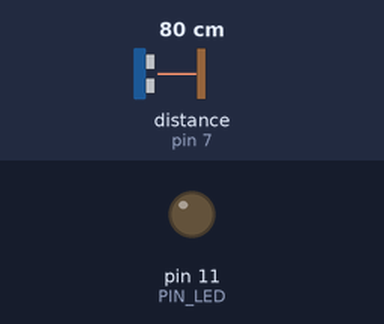
Bench run of a sketch on a simulated Arduino Uno, built for the host (arithmetic inside an expression is 32-bit, double 64-bit). Shown: output pins drawn as LEDs (lit = HIGH). Wiring (inferred from the names in the program): ultrasonic range finder: trigger pin 8; echo pin 7. The inputs (shaded band) are chosen by the test bench; at power-on: distance to the obstacle (sensor on pin 7) 80 cm. The echo pulse lasts 58.3 µs per cm; pins used as bus, display or sensor lines are not drawn.

Above: at 1.2 s.
1.3 s: distance to the obstacle (sensor on pin 7) set to 96 cm
2.8 s: distance to the obstacle (sensor on pin 7) set to 99 cm
At 3.29 s:
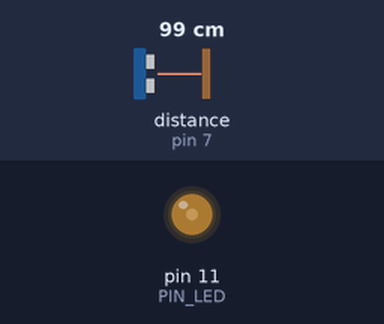
5.8 s: distance to the obstacle (sensor on pin 7) set to 35 cm
7.3 s: distance to the obstacle (sensor on pin 7) set to 9 cm
Timing chart, 0 to 8.8 s (numbered marks = the images above; inputs shaded):
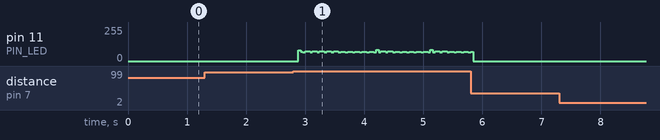

The sketch:

Project3.ino
```cpp
#include "output.hpp"
#include "input.hpp"
#include "cb.hpp"

const float MAX_DISTANCE = 20.0f;
float distance = -1.0f;

CircularBuffer cb;

void setup()
{
    // Serial.begin(9600);
    setup_output();
    setup_input();

    initBuffer(&cb);
}

// unsigned int i = 0;

void loop()
{
    input_loop();
    distance = get_distance();
    push(&cb, distance);
    // if (i >= 1000) {
    //     Serial.print(distance);
    //     Serial.print('\n');
    //     i = 0;
    // } else i++;
    const float avg = averageBuffer(&cb);
    if (has_near_object() && avg >= 0.0f && avg <= MAX_DISTANCE)
        set_intensity(255 - (avg / MAX_DISTANCE * 255));
    else
        set_intensity(0);
}
```

cb.hpp
```cpp
#pragma once

#define BUFFER_SIZE 10

typedef struct {
    float buffer[BUFFER_SIZE];
    int head;
    int tail;
    int size;
} CircularBuffer;

void initBuffer(CircularBuffer *cb);
bool isFull(CircularBuffer *cb);
bool isEmpty(CircularBuffer *cb);
void push(CircularBuffer *cb, int value);
bool pop(CircularBuffer *cb, int *value);
void printBuffer(CircularBuffer *cb);
float averageBuffer(CircularBuffer *cb);
```

cb.ino
```cpp
#include "cb.hpp"

// Initialize the circular buffer
void initBuffer(CircularBuffer *cb) {
    cb->head = 0;
    cb->tail = 0;
    cb->size = 0;
}

// Check if the buffer is full
bool isFull(CircularBuffer *cb) {
    return cb->size == BUFFER_SIZE;
}

// Check if the buffer is empty
bool isEmpty(CircularBuffer *cb) {
    return cb->size == 0;
}

// Add an item to the buffer, overwriting the oldest data if the buffer is full
void push(CircularBuffer *cb, int value) {
    cb->buffer[cb->head] = value;
    cb->head = (cb->head + 1) % BUFFER_SIZE;
    if (isFull(cb)) {
        cb->tail = (cb->tail + 1) % BUFFER_SIZE; // Overwrite the oldest data
    } else {
        cb->size++;
    }
}


// Remove an item from the buffer
bool pop(CircularBuffer *cb, int *value) {
    if (isEmpty(cb)) {
        printf("Buffer is empty, cannot pop\n");
        return false;
    }
    *value = cb->buffer[cb->tail];
    cb->tail = (cb->tail + 1) % BUFFER_SIZE;
    cb->size--;
    return true;
}

// Print the contents of the buffer
void printBuffer(CircularBuffer *cb) {
    printf("Buffer: ");
    for (int i = 0; i < cb->size; i++) {
        int index = (cb->tail + i) % BUFFER_SIZE;
        printf("%d ", cb->buffer[index]);
    }
    printf("\n");
}

// Calculate the average of values in the buffer
float averageBuffer(CircularBuffer *cb) {
    if (isEmpty(cb)) return 0.0;

    int sum = 0;
    for (int i = 0; i < cb->size; i++) {
        int index = (cb->tail + i) % BUFFER_SIZE;
        sum += cb->buffer[index];
    }

    return (float)sum / cb->size;
}
```

input.hpp
```cpp
#pragma once

typedef enum INPUT_STATE {
    IDLE,
    TRIGGERING,
    WAITING_ECHO_REQ,
    WAITING_ECHO_RES
} INPUT_STATE;

const int PIN_TRIG = 8;
const int PIN_ECHO = 7;

void setup_input();
void input_loop();

/**
 * @brief Get the distance in centimeters of the object from the sensor.
 *
 * @return float - The distance in centemeters.
 */
float get_distance();
/**
 * @brief Check whether there is a near object or not (near means in about 25 cm from the sensor).
 *
 * @return true when there is an object near the sensor.
 * @return false otherwise.
 */
bool has_near_object();
```

input.ino
```cpp
#include <time.h>

#include "input.hpp"

INPUT_STATE state = IDLE;

unsigned long _last_state_change_micros = 0;
unsigned long _delta_echo_micros = 0;
bool _has_object = false;

// if no echo is recieved after 1500 microseconds then the
// object was 25.7325 centimeters distant or more
const unsigned long TOO_LONG = 1500;

void setup_input()
{
    pinMode(PIN_TRIG, OUTPUT);
    pinMode(PIN_ECHO, INPUT);
}

float get_distance()
{
    // 0.03431 cm / 1 us
    return 0.03431 * _get_time();
}

bool has_near_object()
{
    return _has_object;
}

// return time in microseconds
int _get_time()
{
    return _delta_echo_micros * 0.5f;
}

void _set_state(INPUT_STATE new_state)
{
    _last_state_change_micros = micros();
    state = new_state;
}

void input_loop()
{
    switch (state)
    {
        case IDLE: return _idle_loop();
        case TRIGGERING: return _triggering_loop();
        case WAITING_ECHO_REQ: return _waiting_echo_req_loop();
        case WAITING_ECHO_RES: return _waiting_echo_res_loop();
    }
}

void _idle_loop()
{
    digitalWrite(PIN_TRIG, HIGH);
    _set_state(TRIGGERING);
}

void _triggering_loop()
{
    clock_t now = micros();
    if (now - _last_state_change_micros >= 10)
    {
        digitalWrite(PIN_TRIG, LOW);
        _set_state(WAITING_ECHO_REQ);
    }
}

void _waiting_echo_req_loop()
{
    clock_t diff = micros() - _last_state_change_micros;
    if (digitalRead(PIN_ECHO) == HIGH)
    {
        _set_state(WAITING_ECHO_RES);
    } else if (diff > TOO_LONG) {
        _delta_echo_micros = 0;
        _set_state(IDLE);
    }
}

void _waiting_echo_res_loop()
{
    clock_t diff = micros() - _last_state_change_micros;
    if (digitalRead(PIN_ECHO) == LOW)
    {
        _delta_echo_micros = diff;
        _has_object = true;
        _set_state(IDLE);
    } else if (diff > TOO_LONG) {
        _delta_echo_micros = 0;
        _has_object = false;
        _set_state(IDLE);
    }
}
```

output.hpp
```cpp
#pragma once

const int PIN_LED = 11;

void setup_output();
void set_intensity(const int value);
```

output.ino
```cpp
#include "output.hpp"

void setup_output()
{
    pinMode(PIN_LED, OUTPUT);
}

void set_intensity(const int value)
{
    analogWrite(PIN_LED, constrain(value, 0, 255));
}
```

Measured:
- the behaviour switches between 98 and 99 cm on distance to the obstacle (sensor on pin 7) (found by bisection; images 0 and 1)
